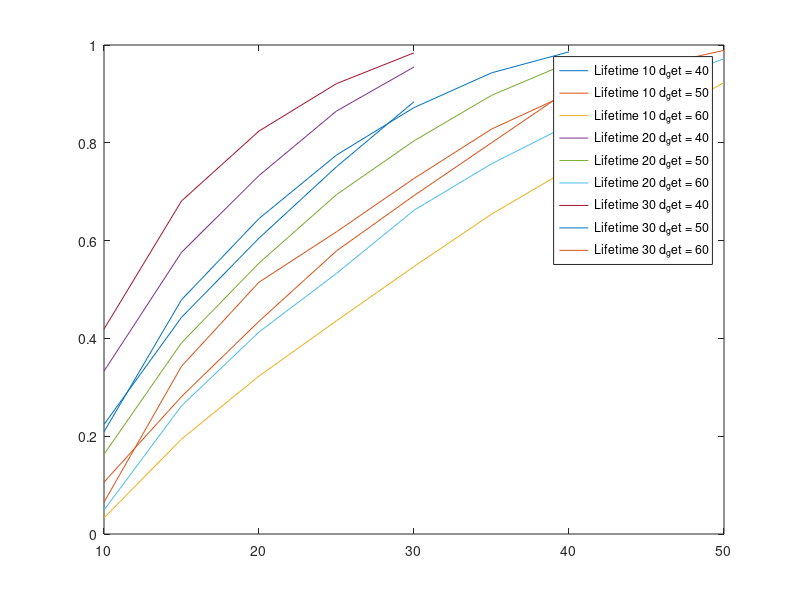

MATLAB code to generate this figure:
timeouts40 = [10, 15, 20, 25, 30];
timeouts50 = [10, 15, 20, 25, 30, 35, 40];
timeouts60 = [10, 15, 20, 25, 30, 35, 40, 45, 50];

%lifetime = 10

success_rates1040 = [0.224, 0.443, 0.605, 0.751, 0.884];
success_rates1050 = [0.106, 0.281, 0.435, 0.579, 0.692, 0.80, 0.908];
success_rates1060 = [0.033,  0.194, 0.323, 0.436, 0.547, 0.654, 0.747, 0.837, 0.923];

a1 = plot(timeouts40,success_rates1040);
hold on
a2 = plot(timeouts50,success_rates1050);
hold on
a3 = plot(timeouts60,success_rates1060);

%lifetime = 20

success_rates2040 = [0.333, 0.576, 0.733, 0.865, 0.955];
success_rates2050 = [0.163, 0.391, 0.554, 0.694, 0.804, 0.897, 0.964];
success_rates2060 = [0.049, 0.262, 0.413, 0.533, 0.662, 0.757, 0.837, 0.913, 0.972];

a4 = plot(timeouts40,success_rates2040);
hold on
a5 = plot(timeouts50,success_rates2050);
hold on
a6 = plot(timeouts60,success_rates2060);

%lifetime = 30

success_rates3040 = [0.419, 0.681, 0.824, 0.921, 0.984];
success_rates3050 = [0.209, 0.479, 0.645, 0.775, 0.872, 0.943, 0.986];
success_rates3060 = [0.065, 0.343, 0.515, 0.618, 0.727, 0.828, 0.901, 0.954, 0.989];

a7 = plot(timeouts40,success_rates3040);
hold on
a8 = plot(timeouts50,success_rates3050);
hold on
a9 = plot(timeouts60,success_rates3060);


M1 = 'Lifetime 10 d_get = 40';
M2 = 'Lifetime 10 d_get = 50';
M3 = 'Lifetime 10 d_get = 60';
M4 = 'Lifetime 20 d_get = 40';
M5 = 'Lifetime 20 d_get = 50';
M6 = 'Lifetime 20 d_get = 60';
M7 = 'Lifetime 30 d_get = 40';
M8 = 'Lifetime 30 d_get = 50';
M9 = 'Lifetime 30 d_get = 60';

legend([a1;a2;a3;a4;a5;a6;a7;a8;a9], M1,M2,M3,M4,M5,M6,M7,M8,M9);